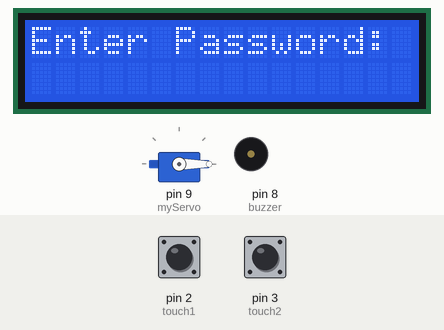
A sketch run on a simulated Arduino Uno, built with avr-gcc and run on an emulated ATmega328P. Shown: servo, 16×2 character LCD, buzzer (waves = sounding). Inputs (shaded band) come from the test bench; at power-on: pin 2 (touch1) LOW, pin 3 (touch2) LOW. What the sketch prints to the serial monitor is not drawn.

Above: at 1.2 s.
1.3 s: pin 2 (touch1) pulled HIGH for 1 s
At 4.0 s:
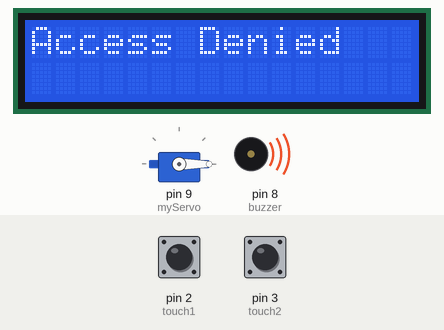
5.3 s: pin 3 (touch2) pulled HIGH for 1 s
At 6.4 s:
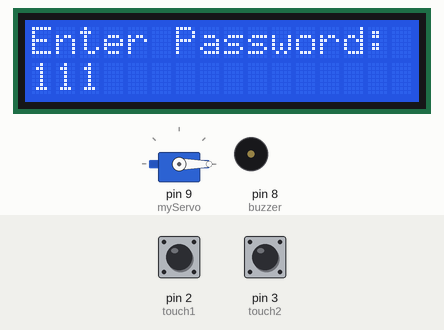
7.8 s: pin 2 (touch1) pulled HIGH for 0.15 s
At 7.96 s:
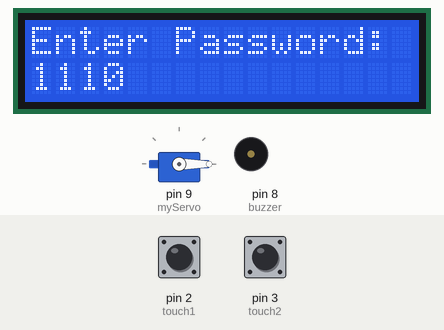
9.6 s: pin 3 (touch2) pulled HIGH for 3.2 s
At 11.28 s:
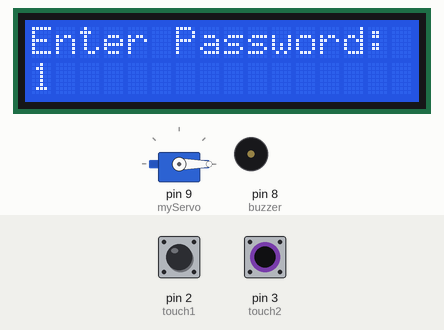
Timing chart, 0 to 16.8 s (numbered marks = the images above; inputs shaded):
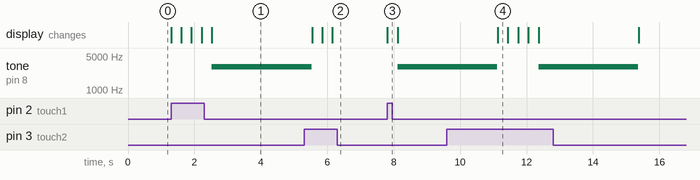

The sketch:

pass.ino
```cpp
#include <Wire.h>
#include <LiquidCrystal_I2C.h>
#include <Servo.h>

LiquidCrystal_I2C lcd(0x27, 16, 2);
Servo myServo;

const int touch1 = 2;
const int touch2 = 3;
const int buzzer = 8;

String input = "";
String password = "1010";

void setup() {
  pinMode(touch1, INPUT);
  pinMode(touch2, INPUT);
  pinMode(buzzer, OUTPUT);
  Serial.begin(9600);
  myServo.attach(9);
  myServo.write(0);

  lcd.init();
  lcd.backlight();

  lcd.setCursor(0,0);
  lcd.print("Enter Password:");
}

void loop() {

  if (digitalRead(touch1) == HIGH) {
    Serial.println("1");
    input += "0";
    lcd.setCursor(0,1);
    lcd.print(input);
    delay(300);
  }

  if (digitalRead(touch2) == HIGH) {
    Serial.println("2");
    input += "1";
    lcd.setCursor(0,1);
    lcd.print(input);
    delay(300);
  }

  if (input.length() == 4) {
    if (input == password) {
      lcd.clear();
      lcd.print("Access Granted");
      myServo.write(90);
      delay(3000);
      lcd.clear();
      lcd.print("Thank you!!");
      myServo.write(0);
      delay(3000);
    } else {
      lcd.clear();
      lcd.print("Access Denied");
      tone(buzzer, 3000);
      delay(3000);
      noTone(buzzer);
    }

    input = "";
    lcd.clear();
    lcd.print("Enter Password:");
  }
}
```

Measured:
- after the input at 1.3 s, tone on pin 8 (buzzer): silent → 3000 Hz after 1.2 s; the display: first changes at once (image 1 shows a later state)
- after the input at 5.3 s, the display: first differs from a run without the input after 0.25 s (image 2 shows a later state)
- after the input at 7.8 s, tone on pin 8 (buzzer): silent → 3000 Hz after 0.32 s; the display: changes at once (image 3)
- after the input at 9.6 s, the display: first differs from a run without the input after 1.5 s (image 4)
